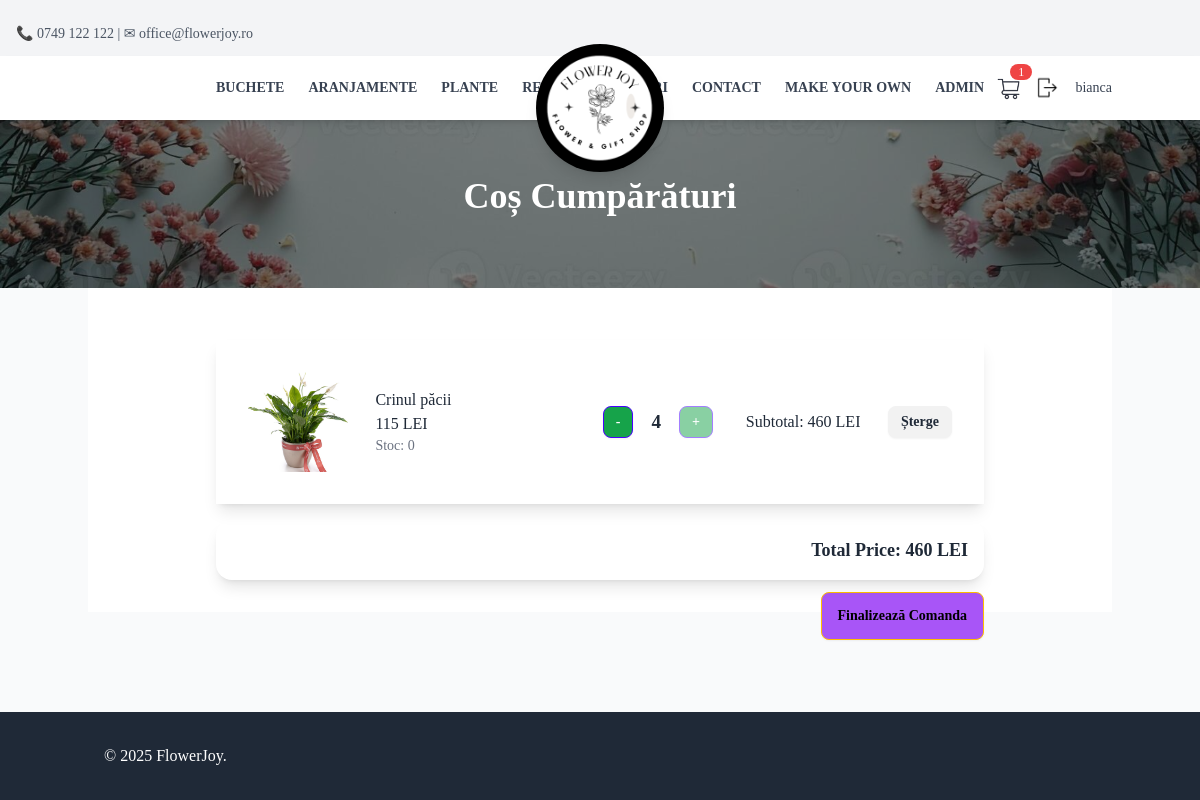
The app's page /cart/ (signed in) with its own data.
### App/models.py (models this page shows, shortened)
class CartItem(models.Model):
    user = models.ForeignKey(User, on_delete=models.CASCADE, null=True, blank=True)
    session_id = models.CharField(max_length=255, null=True, blank=True) # Store session ID for anonymous users
    product = models.ForeignKey(Product, on_delete=models.CASCADE)
    quantity = models.PositiveIntegerField(default=1)
    reserved_until = models.DateTimeField(null=True, blank=True)
    def total_price(self):
        return self.product.price * self.quantity

class Product(models.Model):
    name = models.CharField(max_length=100, null=False, blank=False)
    description = RichTextField()
    category = models.CharField(
        max_length=100,
        choices=[
            ("buchete", "buchete"),
            ("plante", "plante"),
            ("aranjamente", "aranjamente"),
            ("Accessories", "Accessories"),
            ("Gifts", "Gifts"),
            ("CustomBouquet", "CustomBouquet"),
        ],
        default="General"
    )
    price = models.DecimalField(max_digits=10, decimal_places=0, null=False, blank=False)
    image = models.ImageField(upload_to="Pictures/", null=False, blank=False)
    created_at = models.DateTimeField(auto_now_add=True, null=False, blank=False)
    stock = models.PositiveIntegerField(default=0)
    is_custom = models.BooleanField(default=False)
    in_store = models.BooleanField(default=False)
    auction_manual = models.BooleanField(default=False)
    auction_start_time = models.DateTimeField(null=True, blank=True)
    auction_floor_price = models.DecimalField(max_digits=10, decimal_places=2, default=10)
    auction_interval_minutes = models.PositiveIntegerField(default=60)
    auction_drop_amount = models.DecimalField(max_digits=6, decimal_places=2, default=5)
    before_auction_price = models.DecimalField(max_digits=10, decimal_places=2, null=False, blank=False, default=0.00)  # Store the price before auction
    bid_submited = models.BooleanField(default=False)  # Track if a bid has been submitted
    number_of_purcheses = models.PositiveIntegerField(default=0)  # Track the number of purchases

### App/views.py (the view)
# urls.py: path('cart/', cart_view, name='cart'),
def cart_view(request):
    if request.user.is_authenticated:
        cart_items = CartItem.objects.filter(user=request.user)
    else:
        session_id = request.session.session_key
        if not session_id:
            request.session.create()
            session_id = request.session.session_key
        cart_items = CartItem.objects.filter(session_id=session_id)
    total_price = sum(item.total_price() for item in cart_items)
    context = {
        'cart_items': cart_items,
        'total_price': total_price
    }
    return render(request, 'cart.html', context)

### App/templates/partials/cart.html (shortened to what this page needs)
{% extends 'base.html' %}
{% block content %}
<section class="relative w-full h-72 bg-cover bg-center" style="background-image: url('/static/bannerCart.jpg');">
    <div class="container mx-auto px-4 py-16 relative z-10 text-white">
        <h1 class="text-4xl font-bold text-center mt-28">Coș Cumpărături</h1>
    </div>
</section>
<div class="container mx-auto px-4 py-8 bg-white">
    {% if cart_items %}
    <div class="container mt-5 max-w-3xl mx-auto">
    {% for cart_item in cart_items %}
        <div id="cart-item-{{ cart_item.id }}" >
            {% include 'partials/cart_item.html' with cart_item=cart_item %}
        </div>
        {% endfor %}
        <div id="total-price-container" class="card shadow-lg p-4 mt-4 text-right">
            <p class="text-lg font-semibold">Total Price: <span id="total-price">{{ total_price }}</span> LEI</p>
        </div>
        <a href=" {% url 'checkout' %} " class="btn bg-purple-500 btn-warning b-sm mt-3 mb-5 float-right">Finalizează Comanda</a>
    {% endif %}
    </div>
</div>
{% endblock %}

### App/templates/partials/navbar.html (shortened to what this page needs)
<div id="top-bar" class="bg-gray-100 text-gray-600 text-sm py-6 px-4 flex justify-between items-center fixed top-0 left-0 w-full z-30 transition-all duration-300 ease-in-out">
    <div>📞 0749 122 122 | ✉ office@flowerjoy.ro</div>
</div>
 <nav id="main-navbar" class="bg-white shadow-md fixed top-0 left-0 w-full z-40 transition-all duration-300 ease-in-out mt-14">
    <div class="container mx-auto flex justify-between items-center py-4 px-32 pr-0">
        <div class="hidden md:flex gap-6 uppercase text-sm font-semibold text-gray-700">
            <a href="{% url 'products_by_category' category='buchete' %}" class="hover:text-gray-900">Buchete</a>
            <a href="{% url 'products_by_category' category='aranjamente' %}" class="hover:text-gray-900">Aranjamente</a>
            <a href="{% url 'products_by_category' category='plante' %}" class="hover:text-gray-900">Plante</a>
            <a href="/auction/" class="hover:text-gray-900">Reduceri</a>
        </div>
        <div id="logo" class="absolute left-1/2 transform -translate-x-1/2 top-4 z-50 transition-all duration-300 ease-in-out -translate-y-7">
            <a href="/" class=" w-32 h-32 bg-black rounded-full flex items-center justify-center shadow-lg">
                <img src="/static/Logo.png" alt="Flower Shop Logo" class="w-28 h-28 rounded-full object-cover transition-all duration-300 ease-in-out" id="logo-img">
            </a>
        </div>
        <div class="flex items-center">
            <div class="hidden md:flex gap-6 uppercase text-sm font-semibold text-gray-700">
                <a href="{% url 'products_by_category' category='Gifts' %}" class="hover:text-gray-900">Cadouri</a>
                <a href="{% url 'contact' %}" class="hover:text-gray-900">Contact</a>
                <a href="{% url 'custom_bouquet_builder' %}" class="hover:text-gray-900">Make your own</a>
                {% if user.is_authenticated and user.is_staff %}
                    <a href="{% url 'admin_dashboard' %}" class="hover:text-gray-900">Admin</a>
                {% endif %}
            </div>
            <div class="flex items-center space-x-4 ml-2">
                <a href="/cart/" id="cart-btn" class="relative">
                    <img src="/static/cartIcon1.png" class="w-8 h-8">
                    {% include "partials/cart_count.html" with cart_count=cart_items.count %}
                </a>
            </div>
            <div class="flex items-center space-x-4 ml-2">
                {% if user.is_authenticated %}
                    <a href="{% url 'logout' %}"
                       class="text-xl hover:text-gray-700"
                       onclick="return confirm('Are you sure you want to log out?');">
                        <img src="/static/logout.png" class="h-7">
                    </a>
                    <span class="text-gray-700 text-sm"> <a href="{% url 'profile' %}">{{ user.username }}</a></span>
                {% else %}
                    <a href="/login_page/" class="text-xl hover:text-gray-700"> 👤 </a>
                {% endif %}
            </div>
        </div>
    </div>
</nav>

### App/templates/partials/cart_item.html (shortened to what this page needs)
<div id="cart-item-{{ cart_item.id }}" class="card-body mb-3 shadow-lg">
    <div class="flex justify-between items-center">
        <div class="center">
            {% if not cart_item.product.is_custom %}
            <a href="{% url 'product_detail' pk=cart_item.product.id %}">
            {% endif %}
                <img src="{{ cart_item.product.image.url }}" class="img-fluid rounded" alt="{{ cart_item.product.name }}" style="width: 100px; height: 100px; object-fit: cover;">
            {% if not cart_item.product.is_custom %}
            </a>
            {% endif %}
        </div>
        <div class="center" style="flex: 1; max-width: 200px; text-align: left; padding-right: 10px;">
            <p class="card-text font-medium truncate" style="margin: 0;">{{ cart_item.product.name }}</p>
            <p class="card-text font-medium" style="margin: 0;">{{ cart_item.product.price }} LEI</p>
             {% if cart_item.product.category not in 'CustomBouquet' %}
                {% if cart_item.product.category not in 'buchete,aranjamente' %}
                    <p class="card-text text-sm text-gray-500" style="margin: 0;">Stoc: {{ cart_item.product.stock }}</p>
                {% else %}
                    {% if not cart_item.product.bid_submited %}
                        <p class="card-text text-sm text-gray-500" style="margin: 0;">10 max</p>
                    {% else %}
                        <p class="card-text text-sm text-gray-500" style="margin: 0;">Buchetul va fi disponibil pana la {{ cart_item.reserved_until }}</p>
                    {% endif %}
                {% endif %}
             {% endif %}
        </div>
        <div class="flex items-center space-x-2">
            {% if not cart_item.product.bid_submited %}
            <button onclick="decrementQuantity({{ cart_item.product.id }}, {{ cart_item.id }})"
               class="btn btn-primary btn-sm center bg-green-600 text-white">-</button>
            {%endif %}
            <div class="center" style="padding: 0 10px; text-align: center;">
                <p class="card-text font-bold text-lg" style="margin: 0; font-size: 1.2rem;">{{ cart_item.quantity }}</p>
            </div>
            {% if not cart_item.product.bid_submited %}
            <button onclick="incrementQuantity({{ cart_item.product.id }}, {{ cart_item.id }})"
               class="btn btn-primary btn-sm center bg-green-600 text-white
               {% if cart_item.product.category in 'buchete,aranjamente' %}
                   {% if cart_item.quantity >= 10 %}opacity-50 cursor-not-allowed pointer-events-none{% endif %}
               {% else %}
                   {% if cart_item.quantity >= cart_item.product.stock %}opacity-50 cursor-not-allowed pointer-events-none{% endif %}
               {% endif %}">+</button>
            {%endif %}
        </div>
        <div class="center" style="min-width: 120px; text-align: right;">
            <p class="card-text">Subtotal: {{ cart_item.total_price }} LEI </p>
        </div>
        <div class="center">
            <a href="{% url 'remove_from_cart' product_id=cart_item.product.id %}"
               class="btn btn-danger btn-sm"
               hx-get="{% url 'remove_from_cart' product_id=cart_item.product.id %}"
               hx-target="#cart-item-{{ cart_item.id }}"
               hx-swap="outerHTML">Șterge</a>
        </div>
    </div>
</div>

### records on screen
CartItem: product.image (picture), product.name "Crinul păcii", product.price "115", product.stock "0", quantity "4", total_price "460"

### other values on screen
{{ cart_count }} "1"
{{ user.username }} "bianca"
{{ total_price }} "460"
